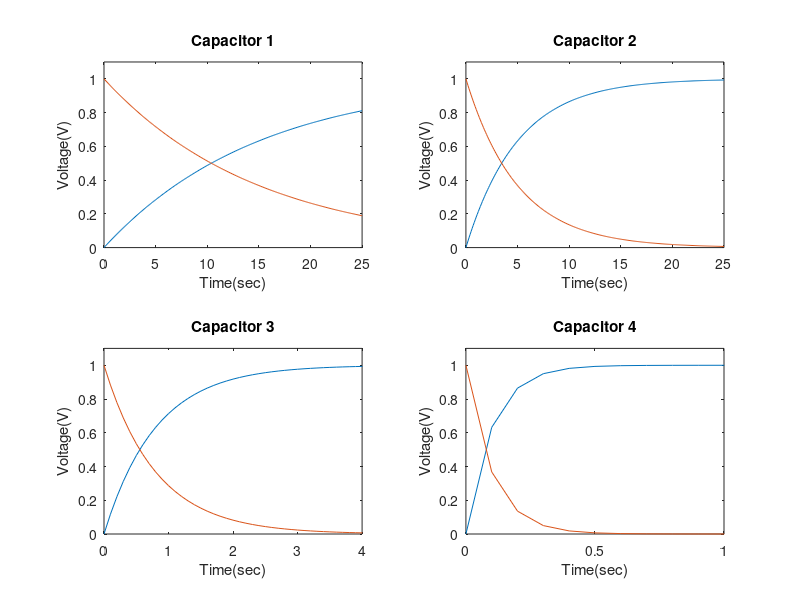

MATLAB code to generate this figure:
%% EECE281 - Homework #1
%  Dillon Carr

Vo = 1; % the voltage of the battery is 1V, meaning that as t approaches
        % infinity, the charging voltage across the capacitor should 
        % approach 1V

t  = [0:0.1:25]; % matrix of time values ranging from 0-25 sec in
                 % increments of 0.1 sec

% below is the resistance of the circuit
R  = 1e6;

% below, each capacitor's max capacitance is defined
C1 = 15e-6;
C2 = 5e-6;
C3 = 800e-9;
C4 = 100e-9;

% here, each capacitor's CHARGING voltage is defined at any value of t
V_C1_charging = Vo * (1 - exp(-t./(R*C1)));
V_C2_charging = Vo * (1 - exp(-t./(R*C2)));
V_C3_charging = Vo * (1 - exp(-t./(R*C3)));
V_C4_charging = Vo * (1 - exp(-t./(R*C4)));

% here, each capacitor's DISCHARGING voltage is defined at any value of t
V_C1_discharging = Vo * exp(-t./(R*C1));
V_C2_discharging = Vo * exp(-t./(R*C2));
V_C3_discharging = Vo * exp(-t./(R*C3));
V_C4_discharging = Vo * exp(-t./(R*C4));

% I created a 2 x 2 subplot, each quadrant of which displays the charging
% and discharging curves of its respective capacitor

% Capacitor 1
subplot(2,2,1), plot(t,V_C1_charging, t,V_C1_discharging);
axis([0 25 0 1.1]);
set(gca,'XTick',0:5:25);
xlabel('Time(sec)');
ylabel('Voltage(V)');
title('Capacitor 1');

% Capacitor 2
subplot(2,2,2), plot(t,V_C2_charging, t,V_C2_discharging);
axis([0 25 0 1.1]);
set(gca,'XTick',0:5:25);
xlabel('Time(sec)');
ylabel('Voltage(V)');
title('Capacitor 2');

% Capacitor 3
subplot(2,2,3), plot(t,V_C3_charging, t,V_C3_discharging);
axis([0 4 0 1.1]);
set(gca,'XTick',0:1:4);
xlabel('Time(sec)');
ylabel('Voltage(V)');
title('Capacitor 3');

% Capacitor 4
subplot(2,2,4), plot(t,V_C4_charging, t,V_C4_discharging);
axis([0 1 0 1.1]);
set(gca,'XTick',0:0.5:1);
xlabel('Time(sec)');
ylabel('Voltage(V)');
title('Capacitor 4');

% the blue lines are the charging curves, while the green are the
% discharging curves
